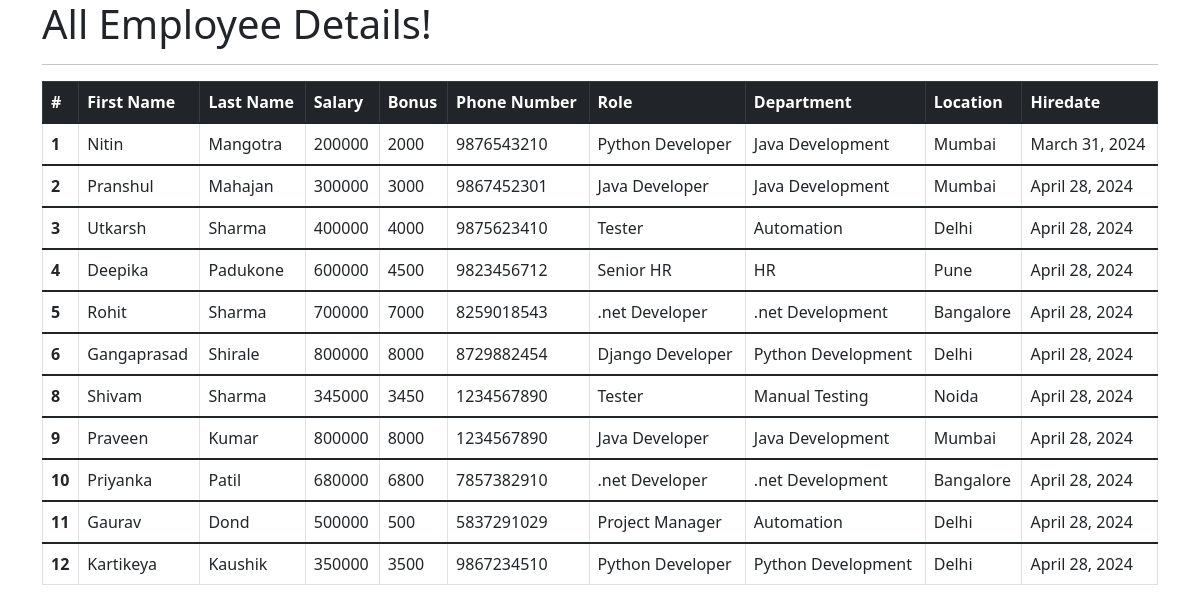
The app's page /all_emp with its own data.
### emp_app/models.py (models this page shows, shortened)
class Employee(models.Model):
    first_name = models.CharField(max_length=100, null=False)
    last_name = models.CharField(max_length=100)
    dept = models.ForeignKey(Department, on_delete=models.CASCADE)
    salary = models.IntegerField(default=0)
    bonus = models.IntegerField(default=0)
    role = models.ForeignKey(Role, on_delete=models.CASCADE)
    phone = models.IntegerField(default=0)
    hire_date = models.DateField()
    def __str__(self):
        return "%s %s %s" %(self.first_name, self.last_name, self.phone)

class Role(models.Model):
    name = models.CharField(max_length=100, null=False)

class Department(models.Model):
    name = models.CharField(max_length=100, null=False)
    location = models.CharField(max_length=100 )

### emp_app/views.py (the view)
# urls.py: path('all_emp', views.all_emp, name = 'view_all_emp'),
def all_emp(request):
    emps = Employee.objects.all()
    context = {
        'emps': emps
    }
    print(context)
    return render(request, 'view_all_emp.html', context)

### emp_app/templates/view_all_emp.html (shortened to what this page needs)
<!DOCTYPE html>
<html lang="en">
  <head>
    <link href="https://cdn.jsdelivr.net/npm/bootstrap@5.1.3/dist/css/bootstrap.min.css" rel="stylesheet">
  </head>
  <body>
    <div class="container">
        <h1>All Employee Details!</h1>
        <hr>
        <table class="table table-bordered">
          <thead class="table-dark">
            <tr>
              <th scope="col">#</th>
              <th scope="col">First Name</th>
              <th scope="col">Last Name</th>
              <th scope="col">Salary</th>
              <th scope="col">Bonus</th>
              <th scope="col">Phone Number</th>
              <th scope="col">Role</th>
              <th scope="col">Department</th>
              <th scope="col">Location</th>
              <th scope="col">Hiredate</th>
            </tr>
          </thead>
            {% for emp in emps %}
          <tbody>
            <tr>
              <th scope="row">{{emp.id}}</th>
              <td>{{emp.first_name}}</td>
              <td>{{emp.last_name}}</td>
              <td>{{emp.salary}}</td>
              <td>{{emp.bonus}}</td>
              <td>{{emp.phone}}</td>
              <td>{{emp.role.name}}</td>
              <td>{{emp.dept.name}}</td>
              <td>{{emp.dept.location}}</td>
              <td>{{emp.hire_date}}</td>
            </tr>
          </tbody>
            {% endfor %}
        </table>
    </div>
  </body>
</html>

### records on screen
Employee: id "1", first_name "Nitin", last_name "Mangotra", salary "200000", bonus "2000", phone "9876543210", role.name "Python Developer", dept.name "Java Development", dept.location "Mumbai", hire_date "March 31, 2024"
Employee: id "2", first_name "Pranshul", last_name "Mahajan", salary "300000", bonus "3000", phone "9867452301", role.name "Java Developer", dept.name "Java Development", dept.location "Mumbai", hire_date "April 28, 2024"
Employee: id "3", first_name "Utkarsh", last_name "Sharma", salary "400000", bonus "4000", phone "9875623410", role.name "Tester", dept.name "Automation", dept.location "Delhi", hire_date "April 28, 2024"
Employee: id "4", first_name "Deepika", last_name "Padukone", salary "600000", bonus "4500", phone "9823456712", role.name "Senior HR", dept.name "HR", dept.location "Pune", hire_date "April 28, 2024"
Employee: id "5", first_name "Rohit", last_name "Sharma", salary "700000", bonus "7000", phone "8259018543", role.name ".net Developer", dept.name ".net Development", dept.location "Bangalore", hire_date "April 28, 2024"
Employee: id "6", first_name "Gangaprasad", last_name "Shirale", salary "800000", bonus "8000", phone "8729882454", role.name "Django Developer", dept.name "Python Development", dept.location "Delhi", hire_date "April 28, 2024"
Employee: id "8", first_name "Shivam", last_name "Sharma", salary "345000", bonus "3450", phone "1234567890", role.name "Tester", dept.name "Manual Testing", dept.location "Noida", hire_date "April 28, 2024"
Employee: id "9", first_name "Praveen", last_name "Kumar", salary "800000", bonus "8000", phone "1234567890", role.name "Java Developer", dept.name "Java Development", dept.location "Mumbai", hire_date "April 28, 2024"
Employee: id "10", first_name "Priyanka", last_name "Patil", salary "680000", bonus "6800", phone "7857382910", role.name ".net Developer", dept.name ".net Development", dept.location "Bangalore", hire_date "April 28, 2024"
Employee: id "11", first_name "Gaurav", last_name "Dond", salary "500000", bonus "500", phone "5837291029", role.name "Project Manager", dept.name "Automation", dept.location "Delhi", hire_date "April 28, 2024"
Employee: id "12", first_name "Kartikeya", last_name "Kaushik", salary "350000", bonus "3500", phone "9867234510", role.name "Python Developer", dept.name "Python Development", dept.location "Delhi", hire_date "April 28, 2024"
